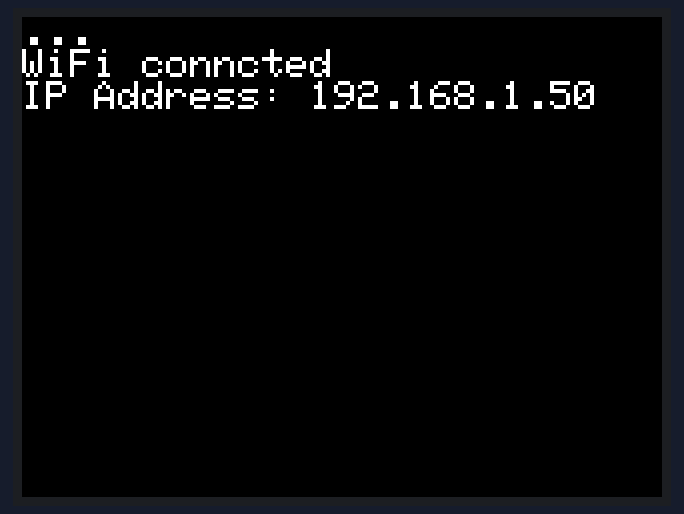
A sketch run on a simulated ESP32. Parts: 320×240 colour display. WiFi joins after 1.5 s; servers stay silent unless stated.

Above: at 1.7 s.

The sketch:

wifcon.ino
```cpp
#include <M5Stack.h>
#include <WiFi.h>

const char * ssid = "---";
const char * pass = "---";

void setup() {
    M5.begin();
    M5.Lcd.setTextSize(2);

    WiFi.begin(ssid, pass);
    while(WiFi.status() != WL_CONNECTED) {
        delay(500);
        M5.Lcd.print('.');
    }

    M5.Lcd.print("\r\nWiFi conncted\r\nIP Address: ");
    M5.Lcd.print(WiFi.localIP());
}

void loop() {
}
```
